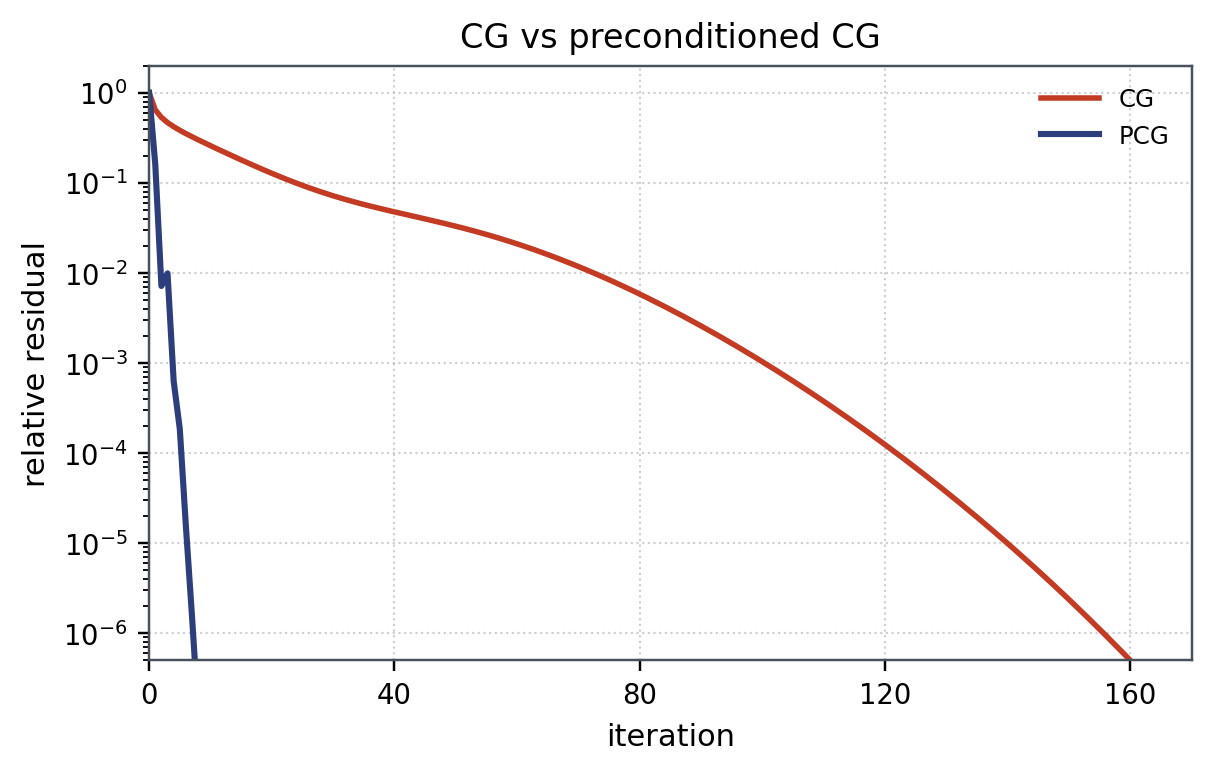

Write Python code to recreate this figure.
#!/usr/bin/env python3
from __future__ import annotations

import os
from pathlib import Path

MPL_CACHE_DIR = Path("/tmp/matplotlib-cache")
MPL_CACHE_DIR.mkdir(parents=True, exist_ok=True)
os.environ.setdefault("MPLCONFIGDIR", str(MPL_CACHE_DIR))

import matplotlib.pyplot as plt
import numpy as np


DEEPBLUE = "#2c3e7c"
CRIMSON = "#c23b22"
SLATE = "#47515c"


plt.rcParams.update(
    {
        "figure.figsize": (5.4, 3.4),
        "figure.facecolor": "white",
        "axes.facecolor": "white",
        "axes.edgecolor": SLATE,
        "axes.labelcolor": "black",
        "axes.linewidth": 0.8,
        "axes.labelsize": 10,
        "axes.titlesize": 11,
        "xtick.color": "black",
        "ytick.color": "black",
        "xtick.labelsize": 9,
        "ytick.labelsize": 9,
        "font.family": "sans-serif",
        "font.size": 10,
        "mathtext.fontset": "dejavusans",
        "axes.unicode_minus": False,
        "legend.frameon": False,
        "svg.fonttype": "none",
        "savefig.bbox": "tight",
    }
)


def write_incfig_wrapper(out_dir: Path, stem: str, pdf_name: str) -> None:
    wrapper = (
        f"%% Minimal wrapper for \\\\incfig{{{stem}}}\n"
        "\\begingroup%\n"
        "  \\makeatletter%\n"
        "  \\ifx\\svgwidth\\undefined%\n"
        "    \\def\\svgwidth{\\columnwidth}%\n"
        "  \\fi%\n"
        "  \\makeatother%\n"
        f"  \\includegraphics[width=\\svgwidth]{{{pdf_name}}}%\n"
        "\\endgroup%\n"
    )
    (out_dir / f"{stem}.pdf_tex").write_text(wrapper, encoding="utf-8")


def build_note_matrix(n: int = 500) -> np.ndarray:
    A = np.zeros((n, n), dtype=float)
    idx = np.arange(1, n + 1, dtype=float)
    A[np.arange(n), np.arange(n)] = 1.0 + idx**1.2
    for offset in (1, 100):
        i = np.arange(n - offset)
        A[i, i + offset] = 1.0
        A[i + offset, i] = 1.0
    return A


def cg_history(A: np.ndarray, b: np.ndarray, max_iters: int = 170) -> np.ndarray:
    x = np.zeros_like(b)
    g = A @ x - b
    d = -g.copy()
    hist = [np.linalg.norm(g)]
    for _ in range(max_iters):
        Ad = A @ d
        alpha = float(g @ g) / float(d @ Ad)
        x = x + alpha * d
        g_next = g + alpha * Ad
        hist.append(np.linalg.norm(g_next))
        if hist[-1] <= 1e-14:
            break
        beta = float(g_next @ g_next) / float(g @ g)
        d = -g_next + beta * d
        g = g_next
    return np.asarray(hist)


def pcg_history(A: np.ndarray, b: np.ndarray, M_inv: np.ndarray, max_iters: int = 170) -> np.ndarray:
    x = np.zeros_like(b)
    g = A @ x - b
    z = M_inv * g
    d = -z.copy()
    hist = [np.linalg.norm(g)]
    for _ in range(max_iters):
        Ad = A @ d
        gz = float(g @ z)
        alpha = gz / float(d @ Ad)
        x = x + alpha * d
        g_next = g + alpha * Ad
        hist.append(np.linalg.norm(g_next))
        if hist[-1] <= 1e-14:
            break
        z_next = M_inv * g_next
        beta = float(g_next @ z_next) / gz
        d = -z_next + beta * d
        g = g_next
        z = z_next
    return np.asarray(hist)


def main() -> None:
    out_dir = Path(__file__).resolve().parent
    wrapper_stem = "pcg-example-embed"
    out_pdf = out_dir / "pcg-example-embed.pdf"
    out_svg = out_dir / "pcg-example.svg"
    out_png = out_dir / "pcg-example.png"

    A = build_note_matrix()
    b = np.ones(A.shape[0], dtype=float)
    M_inv = 1.0 / np.diag(A)

    cg = cg_history(A, b)
    pcg = pcg_history(A, b, M_inv)

    cg /= cg[0]
    pcg /= pcg[0]

    fig, ax = plt.subplots(constrained_layout=True)

    ax.grid(True, which="major", ls=":", lw=0.7, alpha=0.6)

    ax.semilogy(np.arange(len(cg)), cg, color=CRIMSON, lw=1.8, label="CG")
    ax.semilogy(np.arange(len(pcg)), pcg, color=DEEPBLUE, lw=2.0, label="PCG")
    ax.set_xlim(0.0, 170.0)
    ax.set_ylim(5e-7, 2.0)
    ax.set_xticks([0, 40, 80, 120, 160])
    ax.set_title("CG vs preconditioned CG")
    ax.set_xlabel("iteration")
    ax.set_ylabel("relative residual")
    ax.legend(loc="upper right", fontsize=8.0, handlelength=2.4)

    fig.savefig(out_pdf)
    fig.savefig(out_svg)
    fig.savefig(out_png, dpi=220)
    write_incfig_wrapper(out_dir, wrapper_stem, out_pdf.name)
    print(f"Wrote {out_pdf}")
    print(f"Wrote {out_svg}")


if __name__ == "__main__":
    main()
